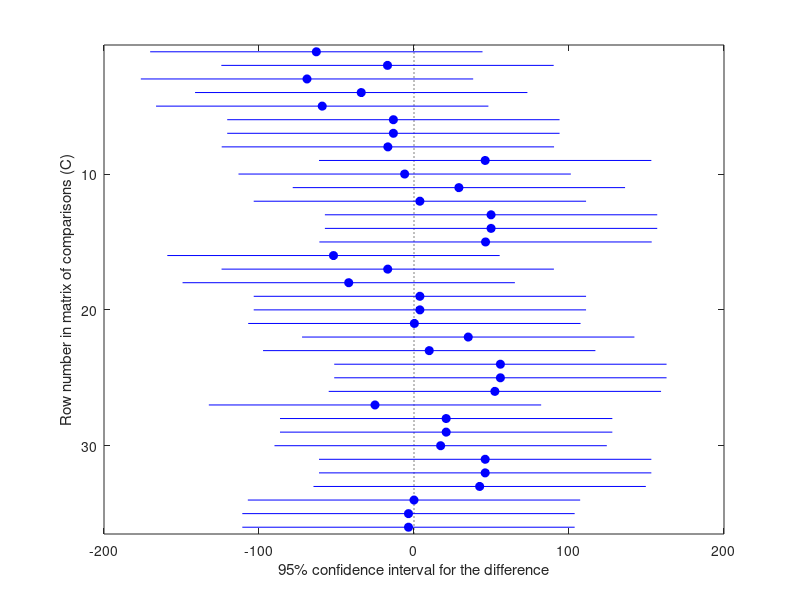
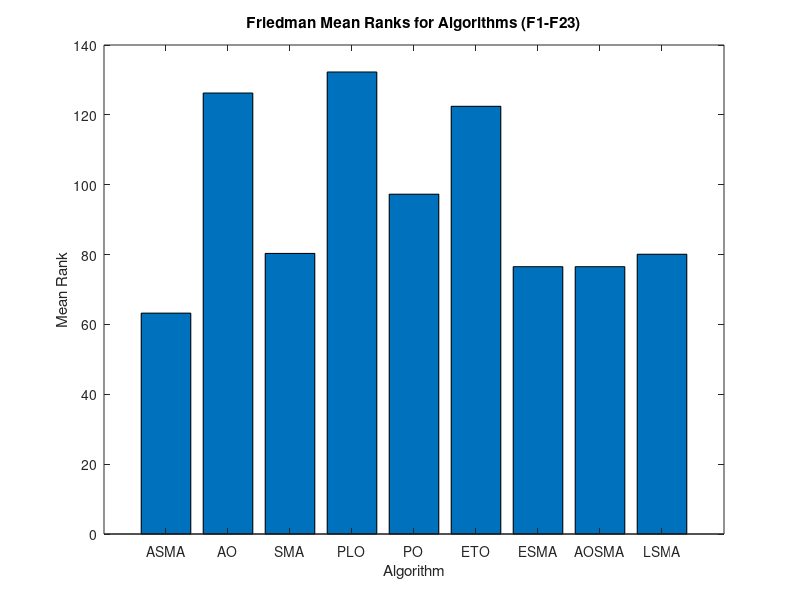

Source code (MATLAB) for these figures, in order:
% Combine data for F1-F23 (Ave and Std) into one matrix for each algorithm
data_combined = [
    2.44E-87, 2.86E+02, 1.68E-35, 3.19E+04, 3.15E-02, 1.21E+02, 5.61E-63, 1.54E-68, 6.97E-51; % F1 Ave
    4.62E-87, 126.22, 3.75E-35, 3971.67, 0.068, 56.55, 7.88E-63, 3.24E-68, 1.56E-50;          % F1 Std
    1.31E-43, 1.925, 3.05E-27, 233.44, 0.23, 5.58, 2.04E-31, 2.91E-35, 3.4E-27;               % F2 Ave
    1.64E-43, 0.409, 3.74E-27, 269.05, 0.26, 1.96, 3.98E-31, 5.76E-35, 4.3E-27;               % F2 Std
    8.72E-45, 1.38E+04, 1.55E-27, 4.41E+04, 2.41E-01, 9.38E+01, 9.27E-34, 6.11E-38, 6.29E-30; % F3 Ave
    1.74E-44, 7.04E+03, 3.11E-27, 2.30E+04, 2.58E-01, 1.03E+02, 1.84E-33, 1.22E-37, 1.26E-29  % F3 Std
    4.34E-40,	32.62,	16.46,	62.24,	7.90E-02,	2.59,	9.75E-27,	3.83E-35,	1.66E-25; % F4 Ave
    7.42E-40,	4.89,	32.91,	31.74,	8.71E-02,	1.87,	1.95E-26,	6.29E-35,	3.22E-25;     % F4 Std
    28.81,	6.79E+04,	28.95	,6.87E+07,	29.19,	1.92E+04,	28.90,	28.93,	28.86;% F5 Ave
    0.26,	3.74E+04,	0.81,	2.89E+07,	0.35,	1.63E+04,	0.10,	0.03,	0.12; % F5 Std
    4.90,	280.49,	2.85,	26022.11,	4.77,	82.90,	3.43,	3.18,	2.88 ;%F6
    0.41,	212.28,	1.80,	4087.69	,1.29	,83.16,	0.41	1.19	1.06 ;%F6
    0.001,	0.184	,0.002	,36.676,	0.081,	0.244,	0.001,	0.001,	0.002 ;%F7
    0.000,	0.066,	0.002,	10.103,	0.100,	0.135,	0.001,	0.001,	0.001 ;%F7
    -7909.42,	-9776.66,	-11089.6,	-4440.99,	-3587.6,	-4301.96,	-12379.6,	-10974,	-12089.5; %F8
    1385.86,	349.83,	2111.19	,358.87,	435.33,	492.46,	260.05,	1567.00,	375.17 ; %F8 
    5.68E-13,	60.42,	5.68E-14,	3.27E+02,	8.60E-02,	9.64,	4.55E-13,	2.84E-13,	5.40E-13; %F9
    5.12E-13,	4.42,	0.00,	3.96,	6.48E-02,	8.64,	1.14E-13,	2.27E-13,	4.83E-13 ; %F9
    4.44E-16,	5.21,	4.44E-16,	19.26,	0.01,	1.24,	4.44E-16,	4.44E-16,	0.01 ;%F10
    0.00,	1.02,	0.00,	0.18,	0.01,	1.75,	0.00,	0.00,	0.00;%; %F10
    3.16E-15,	2.97,	2.31E-14,	235.00	,0.04,	0.94	,1.05E-15,	5.38E-15,	6.66E-15 ;%F11
    2.39E-15,	1.18,	2.28E-14,	50.27,	0.04,	0.12,	6.11E-16,	5.16E-15,	4.22E-15 ;%F11
    0.50,	8.50,	0.21	,2.08E+08,	0.56,	4.07,	0.12	,0.35,	0.11 ;%F12
    0.12,	0.80,	0.18,	7.35E+07,	0.15	,3.39,	0.14	,0.26,	0.11 ; %F12
    2.51,	335.42,	1.76,	2.37E+08,	2.30,	38.87,	2.52	,2.97,	2.27 ; %F13
    0.24,	414.54,	1.03,	9.72E+07,	0.74	,43.04	,0.16	,0.02,	1.22 ; %F13
    1.00,	13.11,	3.47,	2.00,	2.76,	3.92	,4.16	,3.22,	4.45   ;    %F14
    0.00,	4.53,	2.14,	1.23,	0.80,	5.05,	4.93,	2.45	,2.55  ;      %F14
    5.58E-04,	1.85E-02,	1.20E-03,	2.75E-03	,2.33E-03	,1.19E-02,	1.30E-03	,7.08E-04	,1.03E-03 ; %F15
    6.65E-05,	3.46E-02,	4.82E-04,	7.92E-04,	1.93E-03,	9.32E-03,	4.67E-04,	2.20E-04,	5.58E-04;  %F15
    3.00,	3.32,	3.00,	3.01,	3.01	,3.00,	3.00	,3.00	,3.00 %F18
    0.00,	0.61,	1.09E-05,	6.45E-03,	8.06E-03	,0.00	,7.45E-07	,5.60E-05,	8.83E-05; %F18
    -3.86,	-3.86,	-3.86,	-3.86	,-3.80	,-3.86	,-3.86	,-3.86	,-3.86 ; %F19
    0.00,	0.00,	0.003,	0.003	,0.075,	0.001,	0.003	,0.003	,0.002 ; %F19
    -3.296,	-3.262,	-3.192,	-3.107	,-3.164	,-3.192	,-3.279,	-3.296	,-3.241; %F20
    0.059,	0.060,	0.004,	0.047,	0.049	,0.097,	0.060	,0.053	,0.079 ;%F20
    -10.15,	-6.60,	-10.14,	-4.64,	-5.86	,-4.14,	-10.15	,-9.14,	-6.07; %F21
    0.00,	3.02,	0.01	,1.28,	2.04,	3.00	,0.00	,2.02	,2.03;  %F21
    -10.40,	-5.99	,-10.38	,-3.63,	-4.58,	-5.94	,-8.28,	-9.34,	-9.34 ;  %F22
    0.00,	3.58,	0.01,	0.89	0.63,	3.69	,2.59,	2.12,	2.11 ; %F22
    -10.536,	-7.226,	-9.417,	-4.326	,-5.197	,-4.400	,-9.395	,-7.313	,-9.456; %F23
    0.000,	4.067,	2.148,	0.684,	2.586,	3.067	,2.136	,2.627,	2.147 ]; %F23


% Perform Friedman test (each row is an observation, each column is an algorithm)
[p, tbl, stats] = friedman(data_combined, 21); % 9 groups (21 functions with Ave and Std)

% Display results
disp('Friedman test p-value:');
disp(p);

disp('Mean ranks:');
disp(stats.meanranks);

% If you want to do a post-hoc test (multiple comparison)
c = multcompare(stats);

% Plotting the mean ranks
figure;
bar(stats.meanranks);
set(gca, 'XTickLabel', {'ASMA', 'AO', 'SMA', 'PLO', 'PO', 'ETO', 'ESMA', 'AOSMA', 'LSMA'});
xlabel('Algorithm');
ylabel('Mean Rank');
title('Friedman Mean Ranks for Algorithms (F1-F23)');
